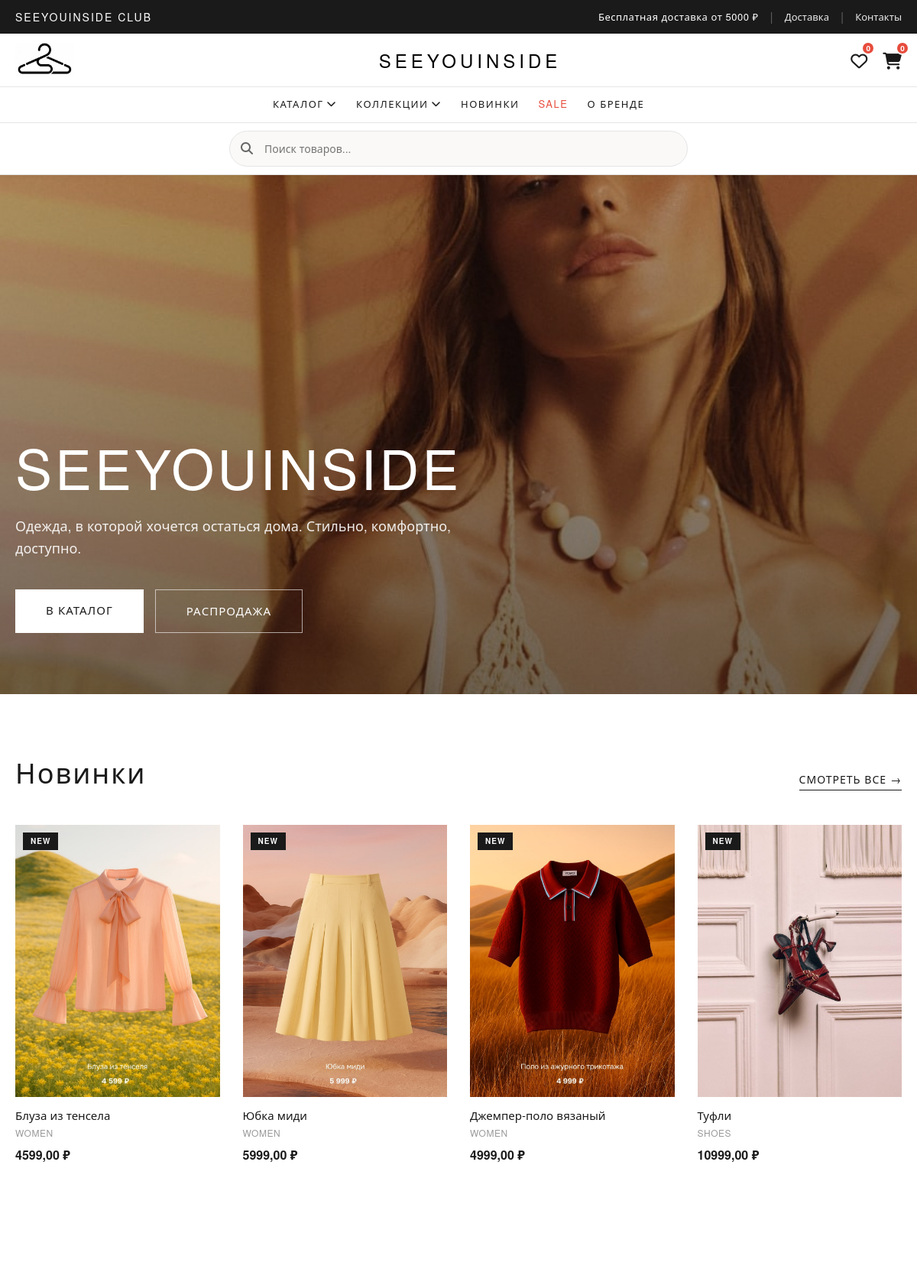
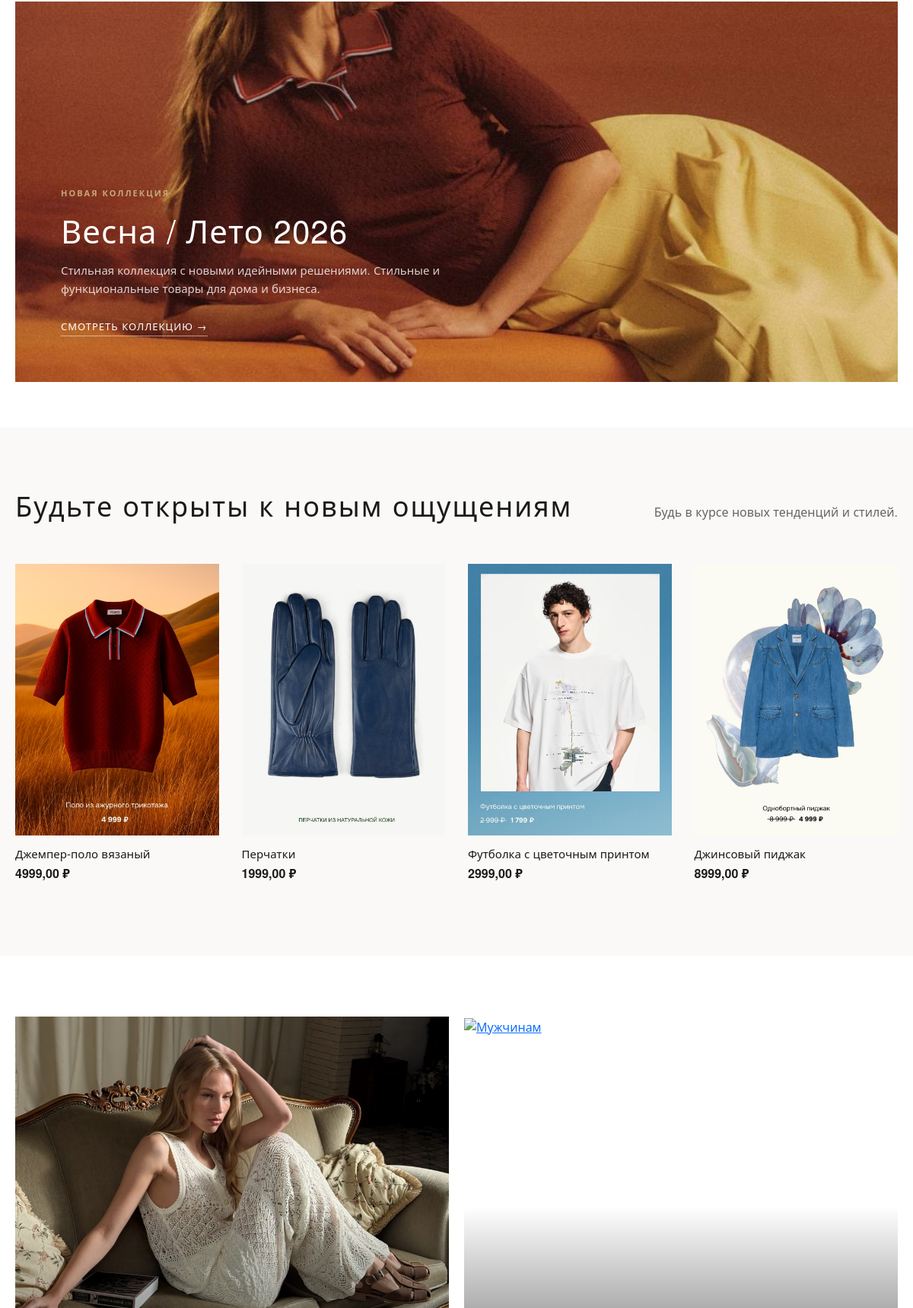
The page / (upper part) on the database its author committed (2 pictures, top to bottom).
### shop/models.py (models this page shows, shortened)
class Product(models.Model):
    GENDER_CHOICES = (
        ('women', 'Женское'),
        ('men', 'Мужское'),
        ('unisex', 'Унисекс'),
    )
    SUBCATEGORY_CHOICES = (
        ('dresses', 'Платья'),
        ('blouses', 'Блузы и рубашки'),
        ('jeans_women', 'Джинсы'),
        ('trousers_women', 'Брюки'),
        ('skirts', 'Юбки'),
        ('jackets_women', 'Жакеты и пиджаки'),
        ('knitwear', 'Трикотаж'),
        ('outerwear_women', 'Верхняя одежда'),
        ('shirts', 'Рубашки'),
        ('tshirts', 'Футболки'),
        ('jeans_men', 'Джинсы'),
        ('trousers_men', 'Брюки'),
        ('hoodies', 'Худи и свитшоты'),
        ('jackets_men', 'Куртки'),
        ('suits', 'Костюмы'),
        ('outerwear_men', 'Верхняя одежда'),
        ('bags', 'Сумки'),
        ('belts', 'Ремни'),
        ('hats', 'Головные уборы'),
        ('scarves', 'Шарфы и платки'),
        ('gloves', 'Перчатки'),
        ('jewelry', 'Украшения'),
        ('glasses', 'Очки'),
        ('sneakers', 'Кроссовки'),
        ('heels', 'Туфли'),
        ('boots', 'Ботинки'),
        ('winter_boots', 'Сапоги'),
        ('flats', 'Балетки'),
        ('loafers', 'Лоферы'),
        ('sandals', 'Сандалии'),
    )
    COLLECTION_CHOICES = (
        ('basic', 'Базовая коллекция'),
        ('evening', 'Вечерняя коллекция'),
        ('sport', 'Спортивная коллекция'),
        ('business', 'Деловая коллекция'),
        ('casual', 'Повседневная коллекция'),
        ('city', 'Капсула "Город"'),
        ('relax', 'Капсула "Отдых"'),
        ('limited', 'Limited Edition'),
    )
    SEASON_CHOICES = (
        ('spring-summer-2026', 'Весна-Лето 2026'),
        ('autumn-winter-2026', 'Осень-Зима 2026'),
        ('cruise', 'Круизная коллекция'),
        ('preorder', 'Предзаказ'),
    )
    category = models.ForeignKey(Category, on_delete=models.CASCADE, related_name='products', verbose_name="Категория")
    name = models.CharField(max_length=200, verbose_name="Название товара")
    slug = models.SlugField(max_length=200, verbose_name="URL-идентификатор")
    description = models.TextField(verbose_name="Описание товара")
    price = models.DecimalField(max_digits=10, decimal_places=2, verbose_name="Цена (руб.)")
    gender = models.CharField(max_length=10, choices=GENDER_CHOICES, default='unisex', verbose_name="Пол")
    subcategory = models.CharField(max_length=50, choices=SUBCATEGORY_CHOICES, blank=True, null=True, verbose_name="Подкатегория")
    collection = models.CharField(max_length=50, choices=COLLECTION_CHOICES, blank=True, null=True, verbose_name="Коллекция")
    season = models.CharField(max_length=50, choices=SEASON_CHOICES, blank=True, null=True, verbose_name="Сезон")
    size = models.CharField(max_length=100, blank=True, null=True, verbose_name="Доступные размеры")
    color = models.CharField(max_length=50, blank=True, null=True, verbose_name="Цвет")
    material = models.CharField(max_length=200, blank=True, null=True, verbose_name="Состав/материал")
    image = models.ImageField(upload_to='products/%Y/%m/%d/', verbose_name="Главное фото товара", blank=True, null=True)
    image_2 = models.ImageField(upload_to='products/%Y/%m/%d/', blank=True, null=True, verbose_name="Дополнительное фото 1")
    image_3 = models.ImageField(upload_to='products/%Y/%m/%d/', blank=True, null=True, verbose_name="Дополнительное фото 2")
    image_url = models.URLField(max_length=500, blank=True, null=True, verbose_name="Ссылка на главное фото")
    image_url_2 = models.URLField(max_length=500, blank=True, null=True, verbose_name="Ссылка на фото 2")
    image_url_3 = models.URLField(max_length=500, blank=True, null=True, verbose_name="Ссылка на фото 3")
    available = models.BooleanField(default=True, verbose_name="В наличии")
    is_new = models.BooleanField(default=False, verbose_name="Новинка")
    is_sale = models.BooleanField(default=False, verbose_name="Распродажа")
    sale_price = models.DecimalField(max_digits=10, decimal_places=2, blank=True, null=True, verbose_name="Цена со скидкой")
    created_at = models.DateTimeField(auto_now_add=True, verbose_name="Дата добавления")
    updated_at = models.DateTimeField(auto_now=True, verbose_name="Дата обновления")
    views_count = models.PositiveIntegerField(default=0, verbose_name="Количество просмотров")
    class Meta:
        verbose_name = "Товар"
        verbose_name_plural = "Товары"
        ordering = ['-created_at']
        indexes = [
            models.Index(fields=['id', 'slug']),
            models.Index(fields=['name']),
            models.Index(fields=['-created_at']),
            models.Index(fields=['gender']),
            models.Index(fields=['subcategory']),
            models.Index(fields=['collection']),
        ]
    class Meta:
        verbose_name = "Товар"
        verbose_name_plural = "Товары"
        ordering = ['-created_at']
        indexes = [
            models.Index(fields=['id', 'slug']),
            models.Index(fields=['name']),
            models.Index(fields=['-created_at']),
            models.Index(fields=['gender']),
            models.Index(fields=['subcategory']),
            models.Index(fields=['collection']),
        ]

class Category(models.Model):
    GENDER_CHOICES = (
        ('women', 'Женское'),
        ('men', 'Мужское'),
        ('unisex', 'Унисекс'),
    )
    name = models.CharField(max_length=100, verbose_name="Название категории")
    slug = models.SlugField(unique=True, verbose_name="URL-идентификатор")
    description = models.TextField(blank=True, null=True, verbose_name="Описание категории")
    gender = models.CharField(max_length=10, choices=GENDER_CHOICES, default='unisex', verbose_name="Пол")
    class Meta:
        verbose_name = "Категория"
        verbose_name_plural = "Категории"
        ordering = ['name']

### shop/views.py (the view)
# urls.py: path('', views.index, name='index'),
def index(request):
    new_products = Product.objects.filter(available=True, is_new=True).order_by('-created_at')[:8]
    popular_products = Product.objects.filter(available=True).order_by('-views_count')[:4]
    sale_products = Product.objects.filter(available=True, is_sale=True).order_by('-created_at')[:4]
    categories = Category.objects.annotate(product_count=Count('products', filter=Q(products__available=True)))
    context = {
        'new_products': new_products,
        'popular_products': popular_products,
        'sale_products': sale_products,
        'categories': categories,
        'page_title': 'SeeYouInside - Магазин стильной одежды',
    }
    return render(request, 'shop/index.html', context)

### shop/context_processors.py (called while the page is built)
def cart_context(request):
    return {
        'cart_count': get_cart_count(request),
        'cart_total': get_cart_total(request),
        'wishlist_count': get_wishlist_count(request),
    }

### shop/views.py (called while the page is built)
def get_cart_id(request):
    cart_id = request.session.get('cart_id')
    if not cart_id:
        request.session.create()
        cart_id = request.session.session_key
        request.session['cart_id'] = cart_id
    return cart_id

def get_cart_items(request):
    if request.user.is_authenticated:
        return CartItem.objects.filter(user=request.user).select_related('product', 'product__category')
    return CartItem.objects.filter(session_key=get_cart_id(request)).select_related('product', 'product__category')

def get_cart_count(request):
    return sum(item.quantity for item in get_cart_items(request))

def get_cart_total(request):
    return sum(item.total_price() for item in get_cart_items(request))

def get_wishlist_count(request):
    if request.user.is_authenticated:
        return WishlistItem.objects.filter(user=request.user).count()
    return 0

### shop/templates/shop/index.html (shortened to what this page needs)
{% extends 'base.html' %}
{% load static %}
{% block content %}
<section class="hero-banner">
    <div class="hero-banner-image">
        <img src="{% static 'img/banner-1.jpg' %}" alt="SeeYouInside">
    </div>
    <div class="hero-banner-overlay">
        <div class="container">
            <div class="hero-banner-content">
                <h1 class="hero-title">SeeYouInside</h1>
                <p class="hero-subtitle">Одежда, в которой хочется остаться дома. Стильно, комфортно, доступно.</p>
                <div class="hero-buttons">
                    <a href="{% url 'shop:catalog' %}" class="hero-btn hero-btn-primary">В каталог</a>
                    <a href="{% url 'shop:catalog' %}?sale_only=1" class="hero-btn hero-btn-outline">Распродажа</a>
                </div>
            </div>
        </div>
    </div>
</section>
<section class="section-new">
    <div class="container">
        <div class="section-header">
            <h2 class="section-title">Новинки</h2>
            <a href="{% url 'shop:catalog' %}?new_only=1" class="section-link">Смотреть все →</a>
        </div>
        <div class="products-grid">
            {% for product in new_products %}
            <div class="product-card-minimal">
                <a href="{% url 'shop:product_detail' product.id product.slug %}" class="product-image-link">
                    <img src="/static/products/{{ product.slug }}.jpg" alt="{{ product.name }}" class="product-image"
                    onerror="this.onerror=null; this.src='/static/img/placeholder.jpg';">
                    {% if product.is_new %}
                    <span class="product-badge-new">NEW</span>
                    {% endif %}
                </a>
                <div class="product-info">
                    <h3 class="product-name">{{ product.name }}</h3>
                    <p class="product-category">{{ product.category.name }}</p>
                    {% if product.is_sale %}
                    <p class="product-price">
                        <span class="old-price">{{ product.price }} ₽</span>
                        <span class="sale-price">{{ product.sale_price }} ₽</span>
                    </p>
                    {% else %}
                    <p class="product-price">{{ product.price }} ₽</p>
                    {% endif %}
                </div>
            </div>
            {% endfor %}
        </div>
    </div>
</section>
<section class="banner-collection">
    <div class="container">
        <div class="banner-collection-inner">
            <img src="{% static 'img/banner2.jpg' %}" alt="Коллекция" class="banner-collection-image">
            <div class="banner-collection-content">
                <span class="banner-collection-tag">Новая коллекция</span>
                <h2 class="banner-collection-title">Весна / Лето 2026</h2>
                <p class="banner-collection-text">Стильная коллекция с новыми идейными решениями. Стильные и функциональные товары для дома и бизнеса.</p>
                <a href="{% url 'shop:catalog' %}?new_only=1" class="banner-collection-link">Смотреть коллекцию →</a>
            </div>
        </div>
    </div>
</section>
{% if popular_products %}
<section class="section-popular">
    <div class="container">
        <div class="section-header">
            <h2 class="section-title">Будьте открыты к новым ощущениям</h2>
            <p class="section-subtitle">Будь в курсе новых тенденций и стилей.</p>
        </div>
        <div class="products-grid products-grid-4">
            {% for product in popular_products %}
            <div class="product-card-minimal">
                <a href="{% url 'shop:product_detail' product.id product.slug %}" class="product-image-link">
                    <img src="/static/products/{{ product.slug }}.jpg" alt="{{ product.name }}" class="product-image"
                    onerror="this.onerror=null; this.src='/static/img/placeholder.jpg';">
                </a>
                <div class="product-info">
                    <h3 class="product-name">{{ product.name }}</h3>
                    <p class="product-price">{{ product.price }} ₽</p>
                </div>
            </div>
            {% endfor %}
        </div>
    </div>
</section>
{% endif %}
<section class="section-categories">
    <div class="container">
        <div class="categories-grid">
            <a href="{% url 'shop:catalog_category' 'women' %}" class="category-card">
                <img src="{% static 'img/category-women.jpg' %}" alt="Женщинам" class="category-image">
                <div class="category-overlay">
                </div>
            </a>
            <a href="{% url 'shop:catalog_category' 'men' %}" class="category-card">
                <img src="{% static 'img/category-men.jpg' %}" alt="Мужчинам" class="category-image">
                <div class="category-overlay">
                </div>
            </a>
        </div>
    </div>
</section>
{% endblock %}

### rows shown on the page
Product: slug (picture), is_new "NEW", name "Блуза из тенсела", category.name "WOMEN", price "4599,00"
Product: slug (picture), is_new "NEW", name "Юбка миди", category.name "WOMEN", price "5999,00"
Product: slug (picture), is_new "NEW", name "Джемпер-поло вязаный", category.name "WOMEN", price "4999,00"
Product: slug (picture), is_new "NEW", name "Туфли", category.name "SHOES", price "10999,00"
Product: slug (picture), name "Перчатки", price "1999,00"
Product: slug (picture), name "Футболка с цветочным принтом", price "2999,00"
Product: slug (picture), name "Джинсовый пиджак", price "8999,00"

### other values the page prints
{{ wishlist_count|default:0 }} "0"
{{ cart_count|default:0 }} "0"
